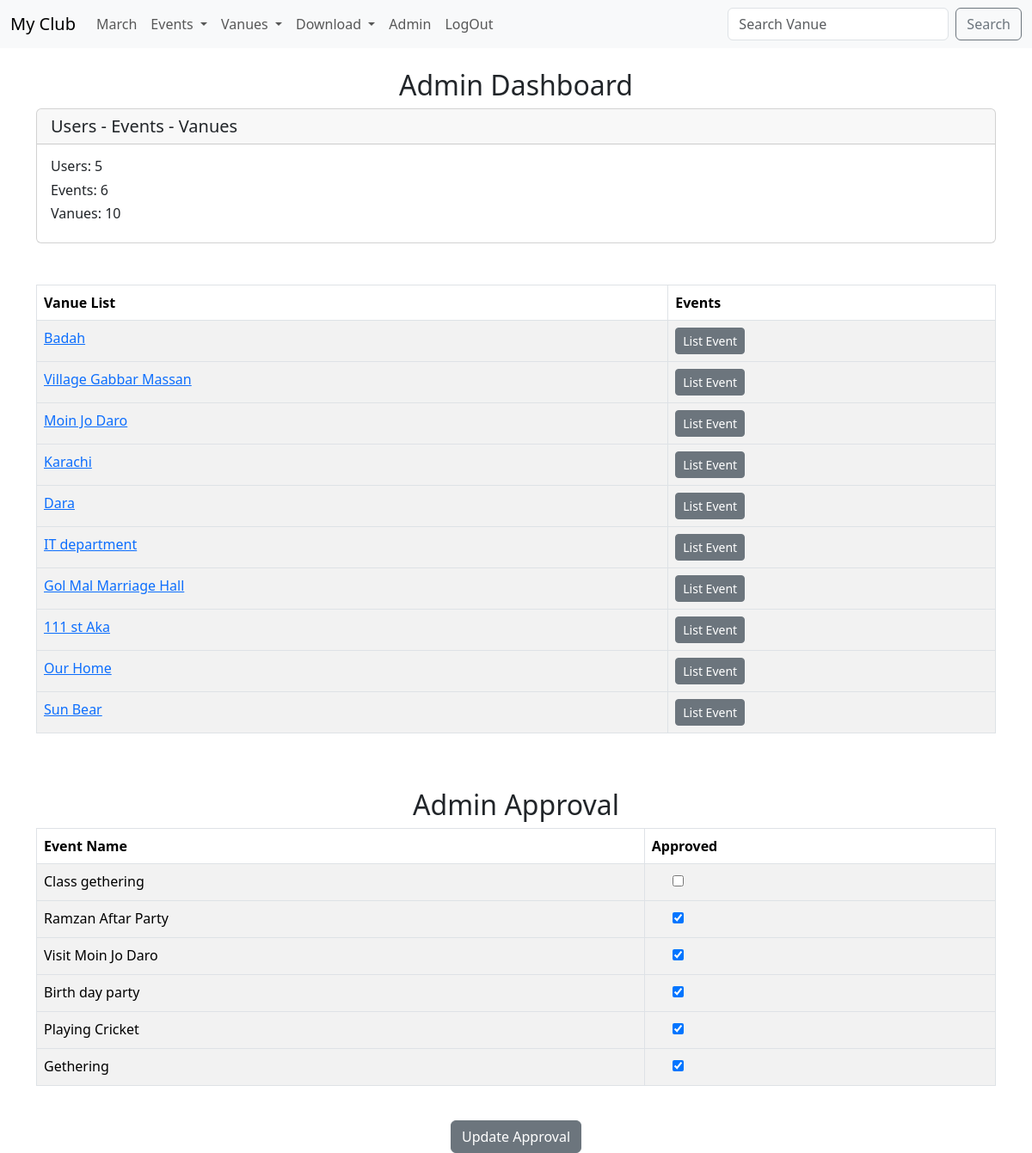
The page /admin (signed in) on the database its author committed.
### event/models.py (models this page shows, shortened)
class Vanue(models.Model):
    name = models.CharField(max_length=200)
    address = models.TextField()
    phone = models.CharField(max_length=15, blank=True)
    map_reference = models.CharField(max_length=50)
    owner = models.IntegerField("Vanue Owner", blank=False, default=1)
    image = models.ImageField(upload_to='images/', blank=True, null=True)
    def __str__(self):
        return self.name

class Event(models.Model):
    title = models.CharField(max_length=200)
    description = models.TextField(blank=True)
    date = models.DateTimeField()
    created = models.DateTimeField(auto_now_add=True)
    updated = models.DateTimeField(auto_now=True)
    manager = models.ForeignKey(User, on_delete=models.SET_NULL, null=True, blank=True)
    vanue = models.ForeignKey(Vanue, on_delete=models.CASCADE, related_name='event')
    attend = models.ManyToManyField(MyUser, blank=True)
    aproved = models.BooleanField(default=False)
    def __str__(self):
        return self.title

### event/views.py (the view)
# urls.py: path('admin', views.admin, name='admin'),
def admin(request):
    users = User.objects.all().count()
    Events = Event.objects.all().count()
    vanues = Vanue.objects.all().count()
    vanue = Vanue.objects.all()
    events = Event.objects.all().order_by('-date')
    if request.user.is_superuser:
        if request.method == 'POST':
         messages.success(request, "The event aproval has been updated!")
         list_id = request.POST.getlist('boxes')
         events.update(aproved=False)
         for x in list_id:
             Event.objects.filter(pk=int(x)).update(aproved=True)
         return redirect('events')
        else:
            return render(request, 'events/admin.html', {"event":events, "users":users, "Events":Events, "vanues":vanues, 'vanue':vanue})
    else:
        messages.success(request, "You aren't authorized to view this page.")
        return redirect('index')

### event/templates/events/admin.html (shortened to what this page needs)
{% extends 'events/base.html' %}
        {%block body%}
        <center><h2>Admin Dashboard</h2></center>
        <div class="card">
            <h5 class="card-header">Users - Events - Vanues</h5>
            <div class="card-body">
              <h6>Users: {{users}}</h6>
              <h6>Events: {{Events}}</h6>
              <h6>Vanues: {{vanues}}</h6>
            </div>
          </div>
<br>
<br>
          <table class="table table-striped  table-hover table-bordered ">
            <thead>
                <tr>
                    <th scope="col">Vanue List</th>
                    <th scope="col">Events</th>
                </tr>
            </thead>
            <tbody>
                {%for ev in vanue%}
                <tr>
                   <td> <a href="{%url 'show_vanue' ev.id %}">{{ev}}</a></td>
                    <td>
                     <a href="{%url 'vanue_events' ev.id %}" class="btn btn-secondary btn-sm">List Event</a>
                    </td>
                </tr>
            </tbody>
            {%endfor%}
          </table>
        <br>
        <br>
        <center><h2>Admin Approval </h2></center>
        <form action="" method="post">
        <table class="table  table-striped   table-hover table-bordered ">
            <thead>
                <tr>
                    <th scope="col">Event Name</th>
                    <th scope="col">Approved</th>
                </tr>
            </thead>
            <tbody>
                {%for ev in event%}
                <tr>
                    <td>{{ev}}</td>
                    <td>
                        {%if ev.aproved%}
                       <div class="form-check">
                        <input type="checkbox" checked="checked" value="{{ev.id}}" name="boxes">
                       </div>
                       {%else%}
                       <div class="form-check">
                        <input type="checkbox"  value="{{ev.id}}" name="boxes">
                       </div>
                        {%endif%}
                    </td>
                </tr>
            </tbody>
            {%endfor%}
          </table>
          <br>
         <center> <input type="submit" value="Update Approval" class="btn btn-secondary"></center>
        </form>
         {%endblock%}

### rows shown on the page
Vanue: name "Badah"
Vanue: name "Village Gabbar Massan"
Vanue: name "Moin Jo Daro"
Vanue: name "Karachi"
Vanue: name "Dara"
Vanue: name "IT department"
Vanue: name "Gol Mal Marriage Hall"
Vanue: name "111 st Aka"
Vanue: name "Our Home"
Vanue: name "Sun Bear"
Event: title "Class gethering"
Event: title "Ramzan Aftar Party"
Event: title "Visit Moin Jo Daro"
Event: title "Birth day party"
Event: title "Playing Cricket"
Event: title "Gethering"

### other values the page prints
{{ users }} "5"
{{ Events }} "6"
{{ vanues }} "10"
